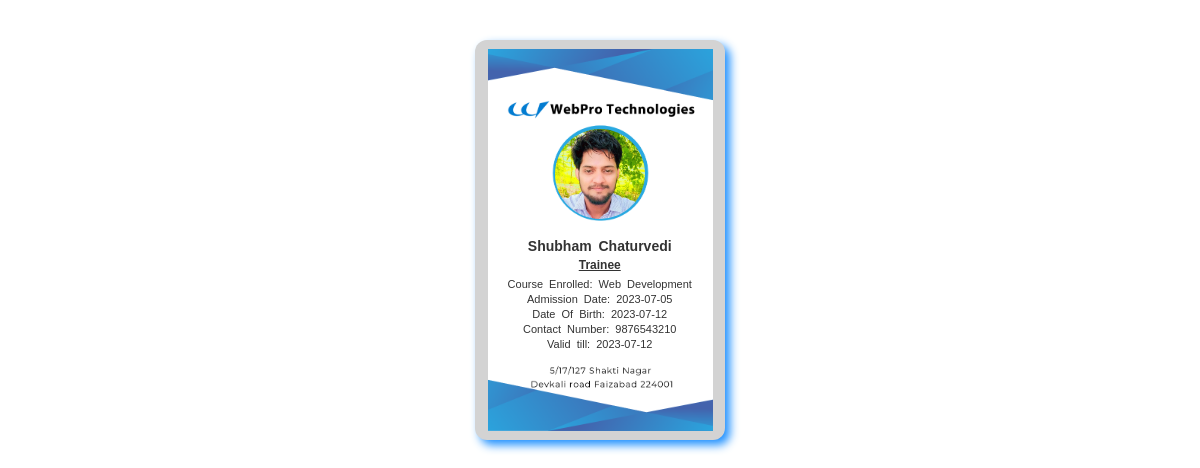
The app's page /result.php?id=28 with its own data.
### tables this page shows
CREATE TABLE `trainee_id` (
  `sno` int(11) NOT NULL,
  `profile` varchar(100) DEFAULT NULL,
  `name` varchar(100) DEFAULT NULL,
  `course_enrolled` varchar(100) DEFAULT NULL,
  `contact_no` varchar(100) DEFAULT NULL,
  `admission_date` varchar(100) DEFAULT NULL,
  `dob` varchar(100) DEFAULT NULL,
  `valid_date` varchar(100) DEFAULT NULL,
  `created_by` varchar(100) DEFAULT NULL,
  `creation_time` varchar(100) DEFAULT NULL,
  `edited_by` varchar(100) DEFAULT NULL,
  `edition_time` varchar(100) DEFAULT NULL,
  `admin_remarks` longtext DEFAULT NULL
);

### result.php (the view, shortened to what this page needs)
<?php
$conn = mysqli_connect('localhost','root','','weknow');
if(isset($_GET['id'])){
  $sql = 'select * from trainee_id where sno = '.$_GET['id'];
$res= '';
  $r = mysqli_query($conn, $sql);
  if($r){
    $res=mysqli_fetch_assoc($r);
  }
}
?>
<!DOCTYPE html>
<html lang="en">
  <head>
    <link rel="stylesheet" href="css/style.css" media="screen" />
    <link rel="stylesheet" href="css/print.css" media="print" />
  </head>
  <body>
    <div class="wrap">
      <span class="name" name="name"><?php echo $res['name']; ?></span>
      <span class="trainee">Trainee</span>
      <span class="profile_img">
        <img
          class="profile"
          src="<?php echo 'image/'.$res['profile'] ?>"
          alt="Trainee Picture"
          title="Trainee Picture"
          width="720"
          height="718"
        />
      </span>
      <div class="container box1">
        <span class="course_enrolled_label">Course Enrolled:</span>
        <span class="course_enrolled"><?php
         echo $res['course_enrolled']?></span>
      </div>
      <div class="container box2">
        <span class="admission_date_label">Admission Date:</span>
        <span class="admission_date"><?php echo $res['admission_date']?></span>
      </div>
      <div class="container box3">
        <span class="dob_label">Date Of Birth:</span>
        <span class="dob_label"><?php echo $res['dob']?></span>
      </div>
      <div class="container box4">
        <span class="contact_no_label">Contact Number:</span>
        <span class="contact_no"><?php echo $res['contact_no']?></span>
      </div>
      <div class="container box5">
        <span class="valid_till_label">Valid till:</span>
        <span class="valid_till"><?php echo $res['valid_date']?></span>
      </div>
    </div>
  </body>
</html>

### css/style.css (style rules this page uses)
* { margin: 0px; padding: 0px; font-family: Arial, Helvetica, sans-serif; }
body { width: 100%; height: 100%; position: relative; margin-top: 40px; }
.wrap { background-color: lightgray; border-radius: 12px; box-shadow: 5px 5px 10px dodgerblue; width: 250px; height: 400px; background-image: url("../img/front.png"); background-repeat: no-repeat; background-position: center; background-size: 90%; margin: 0 auto; position: relative; }
.profile_img { width: 95%; padding: 3px 6px; position: absolute; top: 86px; left: 0px; text-align: center; }
.profile { width: 90px; height: auto; border-radius: 50%; }
.name { width: 95%; padding: 3px 6px; word-spacing: 3px; font-size: 14px; text-align: center; font-weight: 600; color: #333; position: absolute; top: 195px; left: 0px; }
.trainee { text-decoration: underline; width: 95%; padding: 3px 6px; word-spacing: 3px; font-size: 12px; text-align: center; font-weight: 600; color: #333; position: absolute; top: 215px; left: 0px; }
.box1 { width: 95%; padding: 3px 6px; word-spacing: 3px; font-size: 11px; text-align: center; color: #333; position: absolute; top: 235px; left: 0px; }
.box2 { width: 95%; padding: 3px 6px; word-spacing: 3px; font-size: 11px; text-align: center; color: #333; position: absolute; top: 250px; left: 0px; }
.box3 { width: 95%; padding: 3px 6px; word-spacing: 3px; font-size: 11px; text-align: center; color: #333; position: absolute; top: 265px; left: 0px; }
.box4 { width: 95%; padding: 3px 6px; word-spacing: 3px; font-size: 11px; text-align: center; color: #333; position: absolute; top: 280px; left: 0px; }
.box5 { width: 95%; padding: 3px 6px; word-spacing: 3px; font-size: 11px; text-align: center; color: #333; position: absolute; top: 295px; left: 0px; }

### css/print.css (style rules this page uses)
* { margin: 0px; padding: 0px; font-family: Arial, Helvetica, sans-serif; }
body { width: 100%; height: 100%; position: relative; margin-top: 40px; }
.wrap { background-color: transparent; border-radius: 12px; box-shadow: none; width: 250px; height: 400px; background-image: url("../img/front.png"); background-repeat: no-repeat; background-position: center; background-size: 90%; margin: 0 auto; position: relative; }
.profile_img { width: 95%; padding: 3px 6px; position: absolute; top: 86px; left: 0px; text-align: center; }
.profile { width: 90px; height: auto; border-radius: 50%; }
.name { width: 95%; padding: 3px 6px; word-spacing: 3px; font-size: 14px; text-align: center; font-weight: 600; color: #333; position: absolute; top: 195px; left: 0px; }
.trainee { text-decoration: underline; width: 95%; padding: 3px 6px; word-spacing: 3px; font-size: 12px; text-align: center; font-weight: 600; color: #333; position: absolute; top: 215px; left: 0px; }
.box1 { width: 95%; padding: 3px 6px; word-spacing: 3px; font-size: 11px; text-align: center; color: #333; position: absolute; top: 235px; left: 0px; }
.box2 { width: 95%; padding: 3px 6px; word-spacing: 3px; font-size: 11px; text-align: center; color: #333; position: absolute; top: 250px; left: 0px; }
.box3 { width: 95%; padding: 3px 6px; word-spacing: 3px; font-size: 11px; text-align: center; color: #333; position: absolute; top: 265px; left: 0px; }
.box4 { width: 95%; padding: 3px 6px; word-spacing: 3px; font-size: 11px; text-align: center; color: #333; position: absolute; top: 280px; left: 0px; }
.box5 { width: 95%; padding: 3px 6px; word-spacing: 3px; font-size: 11px; text-align: center; color: #333; position: absolute; top: 295px; left: 0px; }

### records on screen
trainee_id: name "Shubham Chaturvedi", profile (picture), course_enrolled "Web Development", admission_date "2023-07-05", dob "2023-07-12", contact_no "9876543210", valid_date "2023-07-12"
